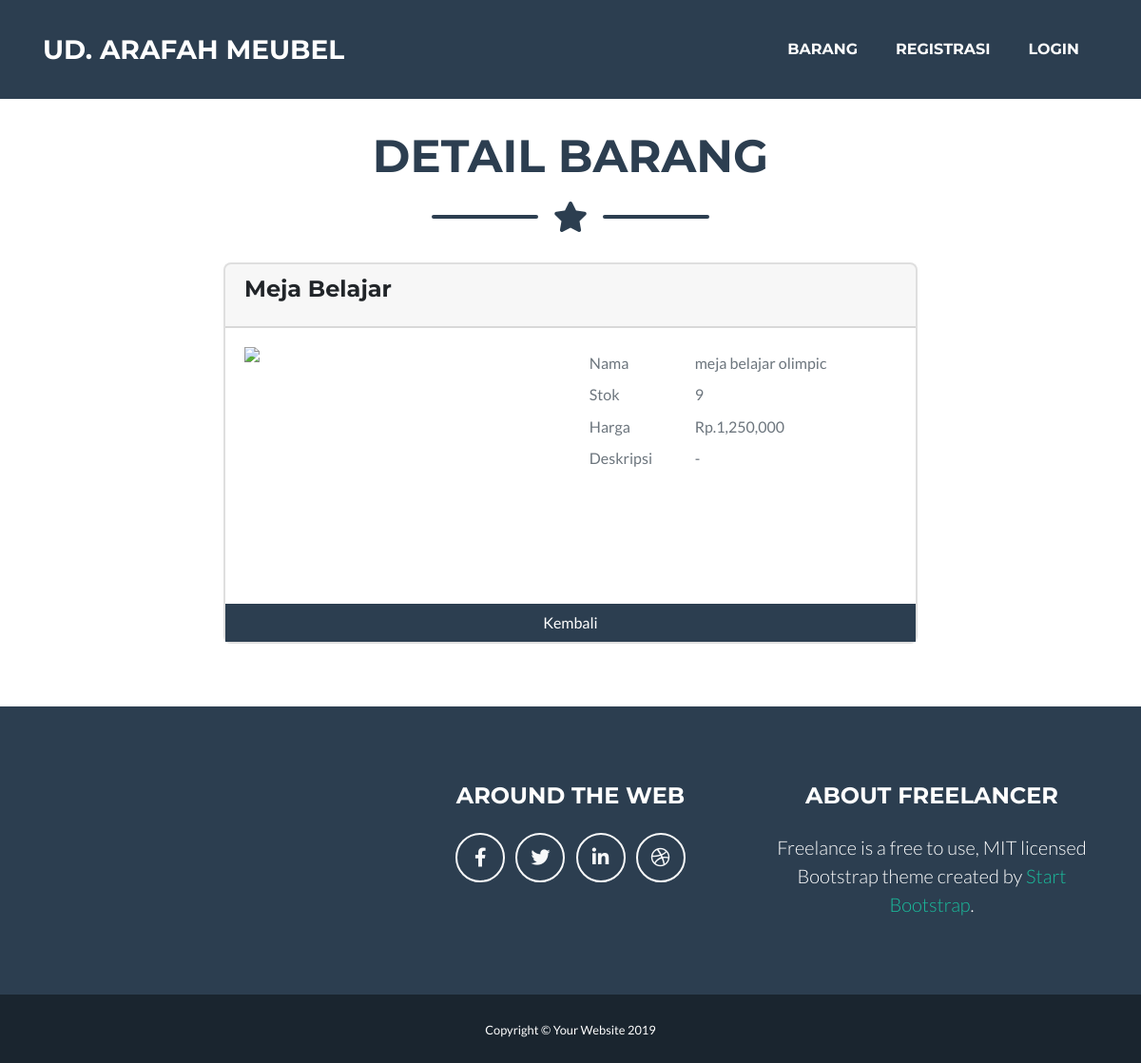
/pelanggan/?page=view-barang&id=7&idpr=7, run on the app's committed database.
### tables this page shows
CREATE TABLE IF NOT EXISTS `tbproduk` (
  `id` int(10) NOT NULL,
  `id_kategori` varchar(10) NOT NULL,
  `nama_barang` text NOT NULL,
  `harga` varchar(10) NOT NULL,
  `deskripsi` text NOT NULL,
  `tanggal` varchar(50) NOT NULL,
  `img` varchar(50) NOT NULL
);

CREATE TABLE IF NOT EXISTS `tbkategori` (
  `id` int(10) NOT NULL,
  `kategori` varchar(200) NOT NULL
);

CREATE TABLE IF NOT EXISTS `tbstok` (
  `id` int(10) NOT NULL,
  `id_poroduk` varchar(10) NOT NULL,
  `stok` varchar(10) NOT NULL
);

### pelanggan/laman/view_barang.php (the view, shortened to what this page needs)
<?php
$id = $_GET['idpr'];
$sql = mysql_query("SELECT * FROM tbproduk a, tbkategori b, tbstok c WHERE a.id_kategori=b.id AND a.id=c.id_poroduk AND a.id='$id'");
$d = mysql_fetch_array($sql);
?>
<div class="col-md-8 offset-md-2">
	<div class="card">
		<div class="card-header text-capitalize h4"><div class="card-title"><?= $d['kategori'];?></div></div>
		<div class="card-body">
			<div class="row">
				<div class="col-md-6">
					<img src="../panel/pic/<?= $d['img'];?>" class="img-fluid mx-auto d-block" style="height:250px">
				</div>
				<div class="col-md-6">
					<table class="table table-sm table-hover table-borderless text-muted">
						<tr>
							<td>Nama</td>
							<td><?= $d['nama_barang'];?></td>
						</tr>
						<tr>
							<td>Stok</td>
							<td><?= $d['stok'];?></td>
						</tr>
						<tr>
							<td>Harga</td>
							<td>Rp.<?= number_format($d['harga']);?></td>
						</tr>
						<tr>
							<td>Deskripsi</td>
							<td><?= $d['deskripsi'];?></td>
						</tr>
					</table>
				</div>
			</div>
		</div>
		<a href="?page=barang" class="btn btn-secondary rounded-0">Kembali</a>
	</div>
</div>

### data on the page
tbproduk: id_kategori.kategori "Meja Belajar", nama_barang "meja belajar olimpic", tbstok.stok "9", harga "1,250,000", deskripsi "-"

### other printed values
$title "DETAIL BARANG"
